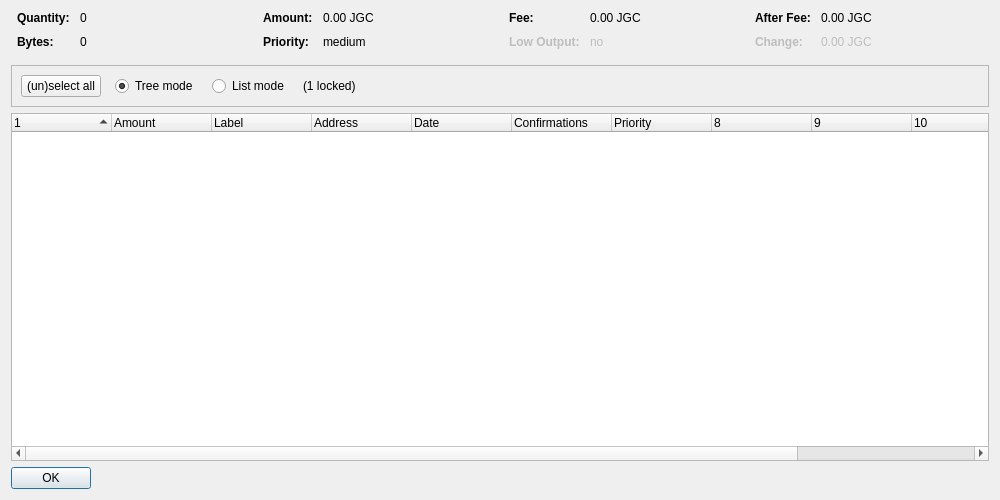
<?xml version="1.0" encoding="UTF-8"?>
<ui version="4.0">
 <class>CoinControlDialog</class>
 <widget class="QDialog" name="CoinControlDialog">
  <property name="geometry">
   <rect>
    <x>0</x>
    <y>0</y>
    <width>1000</width>
    <height>500</height>
   </rect>
  </property>
  <property name="windowTitle">
   <string>Coin Control Address Selection</string>
  </property>
  <layout class="QVBoxLayout" name="verticalLayout">
   <item>
    <layout class="QHBoxLayout" name="horizontalLayoutTop" stretch="0,0,0,0">
     <property name="topMargin">
      <number>0</number>
     </property>
     <property name="bottomMargin">
      <number>10</number>
     </property>
     <item>
      <layout class="QFormLayout" name="formLayoutCoinControl1">
       <property name="horizontalSpacing">
        <number>10</number>
       </property>
       <property name="verticalSpacing">
        <number>10</number>
       </property>
       <property name="leftMargin">
        <number>6</number>
       </property>
       <property name="rightMargin">
        <number>6</number>
       </property>
       <item row="0" column="0">
        <widget class="QLabel" name="labelCoinControlQuantityText">
         <property name="font">
          <font>
           <weight>75</weight>
           <bold>true</bold>
          </font>
         </property>
         <property name="text">
          <string>Quantity:</string>
         </property>
        </widget>
       </item>
       <item row="0" column="1">
        <widget class="QLabel" name="labelCoinControlQuantity">
         <property name="cursor">
          <cursorShape>IBeamCursor</cursorShape>
         </property>
         <property name="contextMenuPolicy">
          <enum>Qt::ActionsContextMenu</enum>
         </property>
         <property name="text">
          <string notr="true">0</string>
         </property>
         <property name="textInteractionFlags">
          <set>Qt::LinksAccessibleByMouse|Qt::TextSelectableByKeyboard|Qt::TextSelectableByMouse</set>
         </property>
        </widget>
       </item>
       <item row="1" column="0">
        <widget class="QLabel" name="labelCoinControlBytesText">
         <property name="font">
          <font>
           <weight>75</weight>
           <bold>true</bold>
          </font>
         </property>
         <property name="text">
          <string>Bytes:</string>
         </property>
        </widget>
       </item>
       <item row="1" column="1">
        <widget class="QLabel" name="labelCoinControlBytes">
         <property name="cursor">
          <cursorShape>IBeamCursor</cursorShape>
         </property>
         <property name="contextMenuPolicy">
          <enum>Qt::ActionsContextMenu</enum>
         </property>
         <property name="text">
          <string notr="true">0</string>
         </property>
         <property name="textInteractionFlags">
          <set>Qt::LinksAccessibleByMouse|Qt::TextSelectableByKeyboard|Qt::TextSelectableByMouse</set>
         </property>
        </widget>
       </item>
      </layout>
     </item>
     <item>
      <layout class="QFormLayout" name="formLayoutCoinControl2">
       <property name="horizontalSpacing">
        <number>10</number>
       </property>
       <property name="verticalSpacing">
        <number>10</number>
       </property>
       <property name="leftMargin">
        <number>6</number>
       </property>
       <property name="rightMargin">
        <number>6</number>
       </property>
       <item row="0" column="0">
        <widget class="QLabel" name="labelCoinControlAmountText">
         <property name="font">
          <font>
           <weight>75</weight>
           <bold>true</bold>
          </font>
         </property>
         <property name="text">
          <string>Amount:</string>
         </property>
        </widget>
       </item>
       <item row="0" column="1">
        <widget class="QLabel" name="labelCoinControlAmount">
         <property name="cursor">
          <cursorShape>IBeamCursor</cursorShape>
         </property>
         <property name="contextMenuPolicy">
          <enum>Qt::ActionsContextMenu</enum>
         </property>
         <property name="text">
          <string notr="true">0.00 JGC</string>
         </property>
         <property name="textInteractionFlags">
          <set>Qt::LinksAccessibleByMouse|Qt::TextSelectableByKeyboard|Qt::TextSelectableByMouse</set>
         </property>
        </widget>
       </item>
       <item row="1" column="0">
        <widget class="QLabel" name="labelCoinControlPriorityText">
         <property name="font">
          <font>
           <weight>75</weight>
           <bold>true</bold>
          </font>
         </property>
         <property name="text">
          <string>Priority:</string>
         </property>
        </widget>
       </item>
       <item row="1" column="1">
        <widget class="QLabel" name="labelCoinControlPriority">
         <property name="cursor">
          <cursorShape>IBeamCursor</cursorShape>
         </property>
         <property name="contextMenuPolicy">
          <enum>Qt::ActionsContextMenu</enum>
         </property>
         <property name="text">
          <string notr="true">medium</string>
         </property>
         <property name="textInteractionFlags">
          <set>Qt::LinksAccessibleByMouse|Qt::TextSelectableByKeyboard|Qt::TextSelectableByMouse</set>
         </property>
        </widget>
       </item>
      </layout>
     </item>
     <item>
      <layout class="QFormLayout" name="formLayoutCoinControl3">
       <property name="horizontalSpacing">
        <number>10</number>
       </property>
       <property name="verticalSpacing">
        <number>10</number>
       </property>
       <property name="leftMargin">
        <number>6</number>
       </property>
       <property name="rightMargin">
        <number>6</number>
       </property>
       <item row="0" column="0">
        <widget class="QLabel" name="labelCoinControlFeeText">
         <property name="font">
          <font>
           <weight>75</weight>
           <bold>true</bold>
          </font>
         </property>
         <property name="text">
          <string>Fee:</string>
         </property>
        </widget>
       </item>
       <item row="0" column="1">
        <widget class="QLabel" name="labelCoinControlFee">
         <property name="cursor">
          <cursorShape>IBeamCursor</cursorShape>
         </property>
         <property name="contextMenuPolicy">
          <enum>Qt::ActionsContextMenu</enum>
         </property>
         <property name="text">
          <string notr="true">0.00 JGC</string>
         </property>
         <property name="textInteractionFlags">
          <set>Qt::LinksAccessibleByMouse|Qt::TextSelectableByKeyboard|Qt::TextSelectableByMouse</set>
         </property>
        </widget>
       </item>
       <item row="1" column="0">
        <widget class="QLabel" name="labelCoinControlLowOutputText">
         <property name="enabled">
          <bool>false</bool>
         </property>
         <property name="font">
          <font>
           <weight>75</weight>
           <bold>true</bold>
          </font>
         </property>
         <property name="text">
          <string>Low Output:</string>
         </property>
        </widget>
       </item>
       <item row="1" column="1">
        <widget class="QLabel" name="labelCoinControlLowOutput">
         <property name="enabled">
          <bool>false</bool>
         </property>
         <property name="cursor">
          <cursorShape>IBeamCursor</cursorShape>
         </property>
         <property name="contextMenuPolicy">
          <enum>Qt::ActionsContextMenu</enum>
         </property>
         <property name="text">
          <string notr="true">no</string>
         </property>
         <property name="textInteractionFlags">
          <set>Qt::LinksAccessibleByMouse|Qt::TextSelectableByKeyboard|Qt::TextSelectableByMouse</set>
         </property>
        </widget>
       </item>
      </layout>
     </item>
     <item>
      <layout class="QFormLayout" name="formLayoutCoinControl4">
       <property name="horizontalSpacing">
        <number>10</number>
       </property>
       <property name="verticalSpacing">
        <number>10</number>
       </property>
       <property name="leftMargin">
        <number>6</number>
       </property>
       <property name="rightMargin">
        <number>6</number>
       </property>
       <item row="0" column="0">
        <widget class="QLabel" name="labelCoinControlAfterFeeText">
         <property name="font">
          <font>
           <weight>75</weight>
           <bold>true</bold>
          </font>
         </property>
         <property name="text">
          <string>After Fee:</string>
         </property>
        </widget>
       </item>
       <item row="0" column="1">
        <widget class="QLabel" name="labelCoinControlAfterFee">
         <property name="cursor">
          <cursorShape>IBeamCursor</cursorShape>
         </property>
         <property name="contextMenuPolicy">
          <enum>Qt::ActionsContextMenu</enum>
         </property>
         <property name="text">
          <string notr="true">0.00 JGC</string>
         </property>
         <property name="textInteractionFlags">
          <set>Qt::LinksAccessibleByMouse|Qt::TextSelectableByKeyboard|Qt::TextSelectableByMouse</set>
         </property>
        </widget>
       </item>
       <item row="1" column="0">
        <widget class="QLabel" name="labelCoinControlChangeText">
         <property name="enabled">
          <bool>false</bool>
         </property>
         <property name="font">
          <font>
           <weight>75</weight>
           <bold>true</bold>
          </font>
         </property>
         <property name="text">
          <string>Change:</string>
         </property>
        </widget>
       </item>
       <item row="1" column="1">
        <widget class="QLabel" name="labelCoinControlChange">
         <property name="enabled">
          <bool>false</bool>
         </property>
         <property name="cursor">
          <cursorShape>IBeamCursor</cursorShape>
         </property>
         <property name="contextMenuPolicy">
          <enum>Qt::ActionsContextMenu</enum>
         </property>
         <property name="text">
          <string notr="true">0.00 JGC</string>
         </property>
         <property name="textInteractionFlags">
          <set>Qt::LinksAccessibleByMouse|Qt::TextSelectableByKeyboard|Qt::TextSelectableByMouse</set>
         </property>
        </widget>
       </item>
      </layout>
     </item>
    </layout>
   </item>
   <item>
    <widget class="QFrame" name="frame">
     <property name="minimumSize">
      <size>
       <width>0</width>
       <height>40</height>
      </size>
     </property>
     <property name="frameShape">
      <enum>QFrame::StyledPanel</enum>
     </property>
     <property name="frameShadow">
      <enum>QFrame::Sunken</enum>
     </property>
     <layout class="QHBoxLayout" name="horizontalLayout">
      <item>
       <layout class="QHBoxLayout" name="horizontalLayoutPanel" stretch="0,0,0,0,0">
        <property name="spacing">
         <number>14</number>
        </property>
        <item>
         <widget class="QPushButton" name="pushButtonSelectAll">
          <property name="sizePolicy">
           <sizepolicy hsizetype="Maximum" vsizetype="Fixed">
            <horstretch>0</horstretch>
            <verstretch>0</verstretch>
           </sizepolicy>
          </property>
          <property name="text">
           <string>(un)select all</string>
          </property>
         </widget>
        </item>
        <item>
         <widget class="QRadioButton" name="radioTreeMode">
          <property name="sizePolicy">
           <sizepolicy hsizetype="Maximum" vsizetype="Fixed">
            <horstretch>0</horstretch>
            <verstretch>0</verstretch>
           </sizepolicy>
          </property>
          <property name="text">
           <string>Tree mode</string>
          </property>
          <property name="checked">
           <bool>true</bool>
          </property>
         </widget>
        </item>
        <item>
         <widget class="QRadioButton" name="radioListMode">
          <property name="sizePolicy">
           <sizepolicy hsizetype="Maximum" vsizetype="Fixed">
            <horstretch>0</horstretch>
            <verstretch>0</verstretch>
           </sizepolicy>
          </property>
          <property name="text">
           <string>List mode</string>
          </property>
         </widget>
        </item>
        <item>
         <widget class="QLabel" name="labelLocked">
          <property name="text">
           <string notr="true">(1 locked)</string>
          </property>
         </widget>
        </item>
        <item>
         <spacer name="horizontalSpacer">
          <property name="orientation">
           <enum>Qt::Horizontal</enum>
          </property>
          <property name="sizeHint" stdset="0">
           <size>
            <width>40</width>
            <height>20</height>
           </size>
          </property>
         </spacer>
        </item>
       </layout>
      </item>
     </layout>
    </widget>
   </item>
   <item>
    <widget class="CoinControlTreeWidget" name="treeWidget">
     <property name="contextMenuPolicy">
      <enum>Qt::CustomContextMenu</enum>
     </property>
     <property name="sortingEnabled">
      <bool>false</bool>
     </property>
     <property name="columnCount">
      <number>12</number>
     </property>
     <attribute name="headerShowSortIndicator" stdset="0">
      <bool>true</bool>
     </attribute>
     <attribute name="headerStretchLastSection">
      <bool>false</bool>
     </attribute>
     <column>
      <property name="text">
       <string/>
      </property>
     </column>
     <column>
      <property name="text">
       <string>Amount</string>
      </property>
     </column>
     <column>
      <property name="text">
       <string notr="true">Label</string>
      </property>
     </column>
     <column>
      <property name="text">
       <string>Address</string>
      </property>
     </column>
     <column>
      <property name="text">
       <string>Date</string>
      </property>
     </column>
     <column>
      <property name="text">
       <string>Confirmations</string>
      </property>
      <property name="toolTip">
       <string>Confirmed</string>
      </property>
     </column>
     <column>
      <property name="text">
       <string>Priority</string>
      </property>
     </column>
     <column>
      <property name="text">
       <string/>
      </property>
     </column>
     <column>
      <property name="text">
       <string/>
      </property>
     </column>
     <column>
      <property name="text">
       <string/>
      </property>
     </column>
     <column>
      <property name="text">
       <string/>
      </property>
     </column>
     <column>
      <property name="text">
       <string/>
      </property>
     </column>
    </widget>
   </item>
   <item>
    <widget class="QDialogButtonBox" name="buttonBox">
     <property name="sizePolicy">
      <sizepolicy hsizetype="Maximum" vsizetype="Fixed">
       <horstretch>0</horstretch>
       <verstretch>0</verstretch>
      </sizepolicy>
     </property>
     <property name="orientation">
      <enum>Qt::Horizontal</enum>
     </property>
     <property name="standardButtons">
      <set>QDialogButtonBox::Ok</set>
     </property>
    </widget>
   </item>
  </layout>
 </widget>
 <customwidgets>
  <customwidget>
   <class>CoinControlTreeWidget</class>
   <extends>QTreeWidget</extends>
   <header>coincontroltreewidget.h</header>
  </customwidget>
 </customwidgets>
 <resources/>
 <connections/>
</ui>
